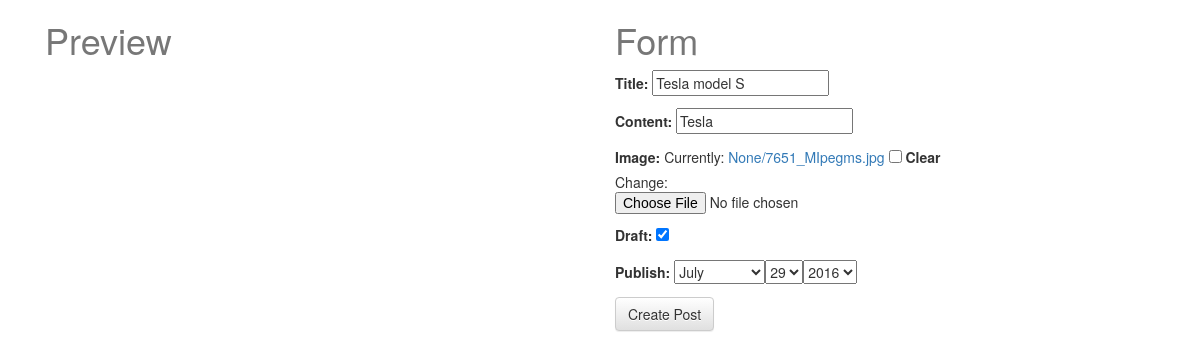
Page /posts/tesla-model-s-3/edit/ (signed in) on the committed database.
### posts/models.py (models this page shows, shortened)
class Post(models.Model):
    user = models.ForeignKey(settings.AUTH_USER_MODEL, default=1)
    title = models.CharField(max_length=120)
    slug = models.SlugField(unique=True)
    image = models.ImageField(upload_to=upload_location,
        null=True,
        blank=True,
        height_field="height_field",
        width_field="width_field")
    height_field = models.IntegerField(default=0)
    width_field = models.IntegerField(default=0)
    content = models.TextField()
    draft = models.BooleanField(default=False)
    publish = models.DateField(auto_now=False, auto_now_add=False)
    updated = models.DateTimeField(auto_now=True, auto_now_add=False)
    timestamp = models.DateTimeField(auto_now=False, auto_now_add=True)
    objects = PostManager()
    class Meta:
        ordering = ["-timestamp", "-updated"]

### posts/views.py (the view)
# urls.py: url(r'^(?P<slug>[\w-]+)/edit/$', post_update, name='update'),
def post_update(request, slug=None):
    if not request.user.is_staff or not request.user.is_superuser:
        raise Http404
    instance = get_object_or_404(Post, slug=slug)
    form = PostForm(request.POST or None, request.FILES or None, instance=instance)
    if form.is_valid():
        instance = form.save(commit=False)
        instance.save()
        messages.success(request, "Item Saved")
        return HttpResponseRedirect(instance.get_absolute_url())
    context = {
        "title":instance.title,
        "instance": instance,
        "form":form,
        }
    return render(request, 'post_form.html', context )

### posts/forms.py
class PostForm(forms.ModelForm):
    content = forms.CharField(widget=PagedownWidget(show_preview=False))
    publish = forms.DateField(widget=forms.SelectDateWidget)
    class Meta:
        model = Post
        fields = [
            "title",
            "content",
            "image",
            "draft",
            "publish",
        ]

### templates/post_form.html (shortened to what this page needs)
{% extends "base.html" %}
{% block content %}
<div class="col-sm-6">
    <h1>Preview</h1>
</div>
<div class='col-sm-6'>
    <h1>Form</h1>
    <form method="POST" action="" enctype="multipart/form-data">
    {{form.as_p}}
    <input type="submit" class='btn btn-default' value="Create Post" />
    </form>
</div>
{% endblock content %}

### static/css/base.css (style rules this page uses)
h1 { color: #777777; }

### rows in the picture
Post: title "Tesla model S", content "Tesla", draft "☑"
